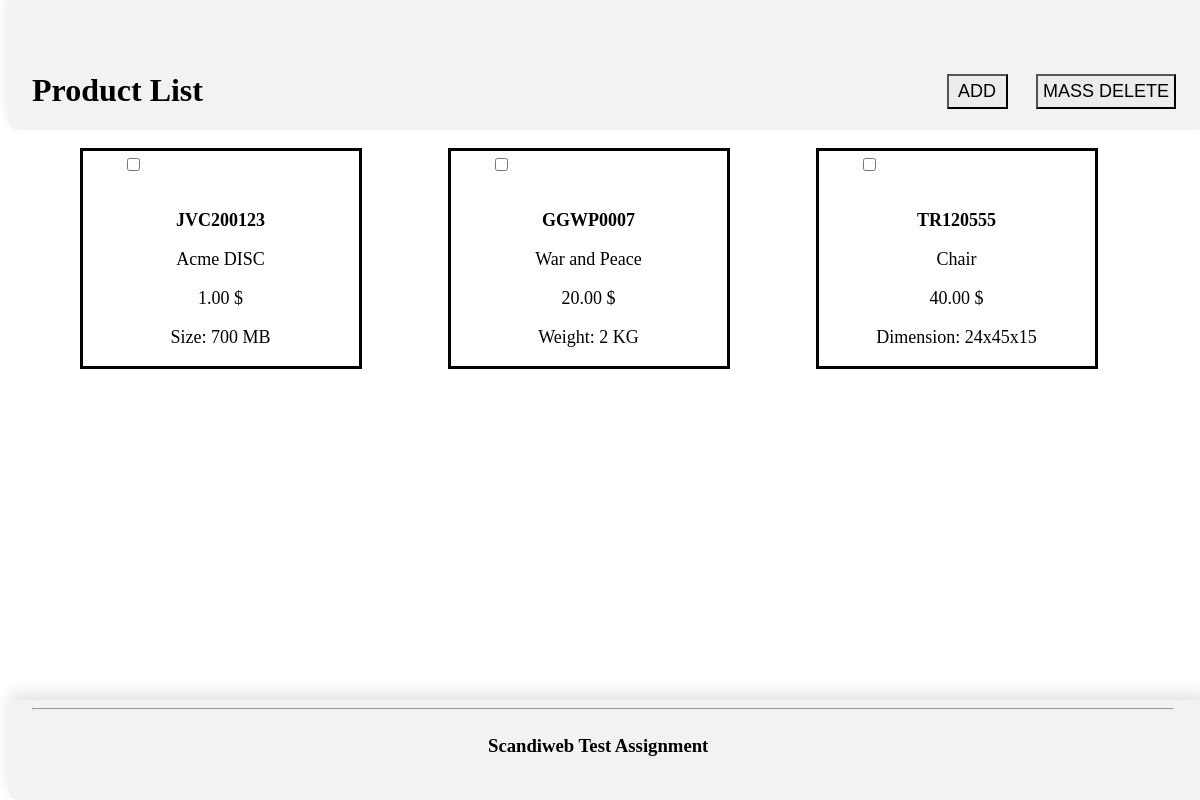
The page / on the database its author committed.
### tables this page shows
CREATE TABLE `products` (
  `id` int(11) NOT NULL,
  `sku` varchar(255) NOT NULL,
  `name` varchar(255) NOT NULL,
  `price` decimal(10,2) NOT NULL,
  `type` varchar(255) NOT NULL,
  `attribute` varchar(255) NOT NULL
);

### Core/Helper.php (called while the page is built, shortened)
<?php
class Helper
{
    public function base_path(string $path, $data = []){
        extract($data);
        return dirname(__DIR__) . "/{$path}";
    }
    public function view($name, $data = []){
        extract($data);
        return require $this->base_path("views/{$name}.view.php");
    }
    public function partial($name, $data = []){
        extract($data);
        return require $this->base_path("views/components/{$name}.view.php");
    }
}

### App/Controllers/ProductsController.php (called while the page is built, shortened)
<?php
class ProductsController
{
    public function index()
    {
        $products = (new Product()) -> selectAll() ;
        return $this -> controlerHelper -> view('index',
         [
            'products' => $products,
            'helper' => $this->controlerHelper
         ]);
    }
}

### Core/Http/Route.php (called while the page is built, shortened)
<?php
class Route{
    protected static array $routes = [
        "GET" => [],
        "POST" => []
    ];
    public static function get(string $route, string|callable|array $action) :void
    {
        self::$routes["GET"][$route] = $action;
    }
    public static function post(string $route, string|callable|array $action) :void
    {
        self::$routes["POST"][$route] = $action;
    }
    public static function resolve(){
        $action = self::$routes[Request::method()][Request::path()];
         call_user_func_array([new $action[0],$action[1]],[]);
    }
}

### public/index.php (called while the page is built, shortened)
<?php
require dirname(__DIR__) . '/Core/Helper.php';
Route::resolve();

### Core/ElegantModel.php (called while the page is built, shortened)
<?php
class ElegantModel
{
    public static PDO $pdo ;
    public function selectAll(){
        $this->sql = "SELECT * FROM {$this->table}";
        $this->statement = static::$pdo->prepare($this->sql);
        $this->statement->execute();
        return $this->statement->fetchAll(PDO::FETCH_ASSOC);
    }
}

### views/components/product-card.view.php (the view)
<div class="product-card">
    <input type="checkbox" name=<?= "item-{$product['id']}" ?> class="delete-checkbox" value=<?= $product['id'] ?>>
    <p style="font-size : large; font-weight :bold;"><?= $product['sku'] ?></p>
    <p style =" "><?= $product['name'] ?></p>
    <p style =" "><?= $product['price'] ?> $</p>
    <p style =" "><?= $product['attribute'] ?></p>
</div>

### views/components/header.view.php (shortened to what this page needs)
<!DOCTYPE html>
<html lang="en">
<head>
    <link rel="stylesheet" href="assets/css/style.css">
</head>
<body>
    <div class="heading">
                <div class="title" style="position: absolute; bottom: 0; padding-left: 2%;">
                    <h1><?= $title ?></h1>
                </div>
                <div class="btns">
                    <input class="inputs" <?= $btn1 ?> />
                    <input class="inputs" <?= $btn2 ?> />
                </div>
    </div>

### views/index.view.php
<?php
    $helper->partial('header',[
        'title' => 'Product List',
        'btn1' => 'type="button" value=" ADD " onclick="window.location.href=\'/add-product\'"',
        'btn2' => 'type="button" value="MASS DELETE" onclick="choose.submit()" id="delete-product-btn"'
    ]);
?>
        <div class="content">
            <form action="/" method="post" id="choose">
                <?php foreach($products as $product): ?>
                    <?php $helper->partial('product-card', ['product' => $product]); ?>
                <?php endforeach; ?>
            </form>
        </div>
<?php $helper->partial('footer');?>

### views/components/footer.view.php
<div class="footer">
            <hr style="width:95%; position: absolute; top: 0; margin-left: 1.5rem; display:block;">
            <h3 style="position: absolute; top: 1rem; text-align: center; margin-left:40%;">Scandiweb Test Assignment</h3>
        </div>
</body>
</html>

### public/assets/css/style.css (style rules this page uses)
div.product-card { display: inline-block; border-style: solid; width: 275px; height: 180px; padding: 20px 1px 15px 0px; margin: 20px 10px 20px 4.5rem ; text-align: center; font-size: large; }
.heading { position: fixed; width: 100%; top: 0; border-radius: 10px; height: 130px; opacity: 4; background-color: #f2f2f2; box-shadow: 0px -8px 15px rgba(0, 0, 0, 0.1); }
.title { position: absolute; left: 0; bottom: 1px; }
.btns { position: absolute; right: 0; bottom: 1px; margin-bottom: 15px; margin-left: 20px; padding-right: 2rem; padding-bottom: 5px; }
.inputs { padding: 5px 5px 5px 5px ; font-size: large; margin-left: 1.5rem; background-color: #ececec; }
.content { margin-top: 8rem; width: 100%; right: -1; padding-bottom: 150px; }
.footer { position: fixed; width: 100%; bottom: 0; border-radius: 10px; box-shadow: 0px -8px 15px rgba(0, 0, 0, 0.1); height: 100px; opacity: 1; background-color: #f2f2f2 }
.delete-checkbox { position: relative; right: 5.5rem; bottom: 1rem; }

### rows shown on the page
products: sku "JVC200123", name "Acme DISC", price "1.00", attribute "Size: 700 MB"
products: sku "GGWP0007", name "War and Peace", price "20.00", attribute "Weight: 2 KG"
products: sku "TR120555", name "Chair", price "40.00", attribute "Dimension: 24x45x15"

### other values the page prints
$title "Product List"
